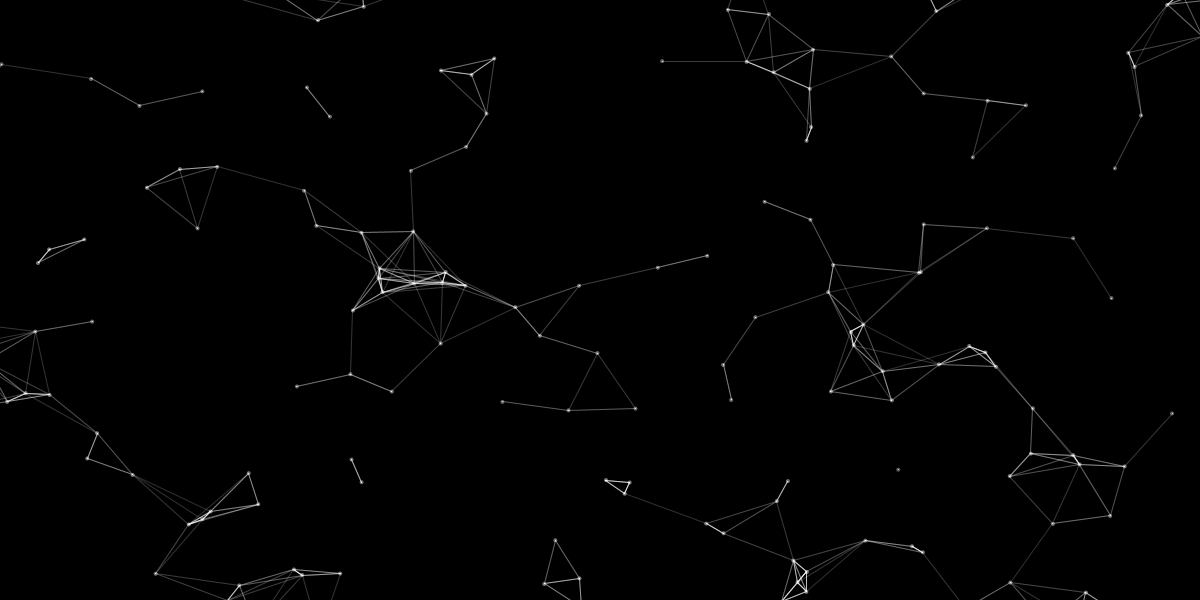
Frame 1 (no input)
Frame 60 (the mouse pressed at the canvas centre just before this capture): identical to frame 1, image omitted
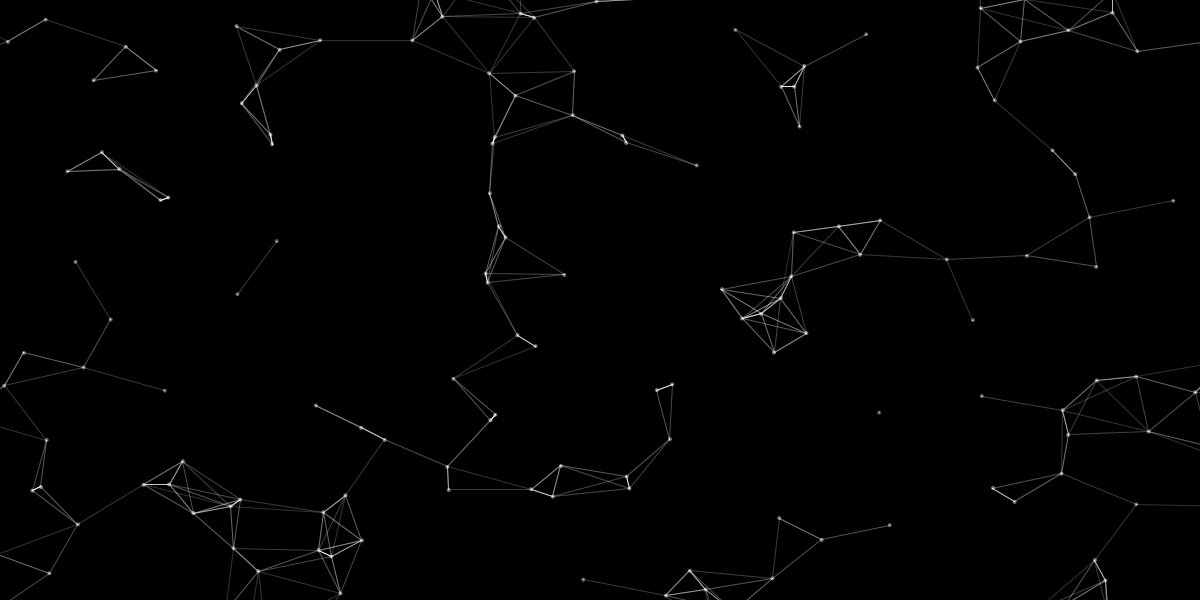
Frame 120 (the mouse held since frame 60 and released just before this capture)

The Processing sketch that drew these frames (run headless with seeded random() and noise(); from frame 60 on, the mouse is pressed at the canvas centre):

// Processing sketch: nodes
// ── nodes.pde
int COUNT = 200;
float[] px;
float[] py;

PImage img;

void setup() {
  size(1200, 600);

  px = new float[COUNT];
  py = new float[COUNT];
  
  for (int i = 0; i < COUNT; i++) {
    px[i] = random(-0.1, 1.1) * width;
    py[i] = random(-0.1, 1.1) * height;
  }
}

void draw() {
  background(0);

  for (int j = 0; j < COUNT; j++) {
    for (int i = 0; i < COUNT; i++) {
      float dx = px[j] - px[i];
      float dy = py[j] - py[i];
      float d = sqrt(dx * dx * 0.5 + dy * dy * 1.0);

      float al = pow(0.5, d * 0.05) * 255;
      if (al > 25) {
        stroke(255, al);
        line(
          px[j], py[j],
          px[i], py[i]
        );
      }
    }
  }

  noStroke();
  fill(255);
  for (int i = 0; i < COUNT; i++) {
    color col = get(floor(px[i]), floor(py[i]));
    float b = brightness(col);
    fill(255, b * 0.5);
    ellipse(
      px[i], py[i],
      4, 4
    );
  }
}

void mousePressed() {
  for (int i = 0; i < COUNT; i++) {
    px[i] = random(-0.1, 1.1) * width;
    py[i] = random(-0.1, 1.1) * height;
  }
}
